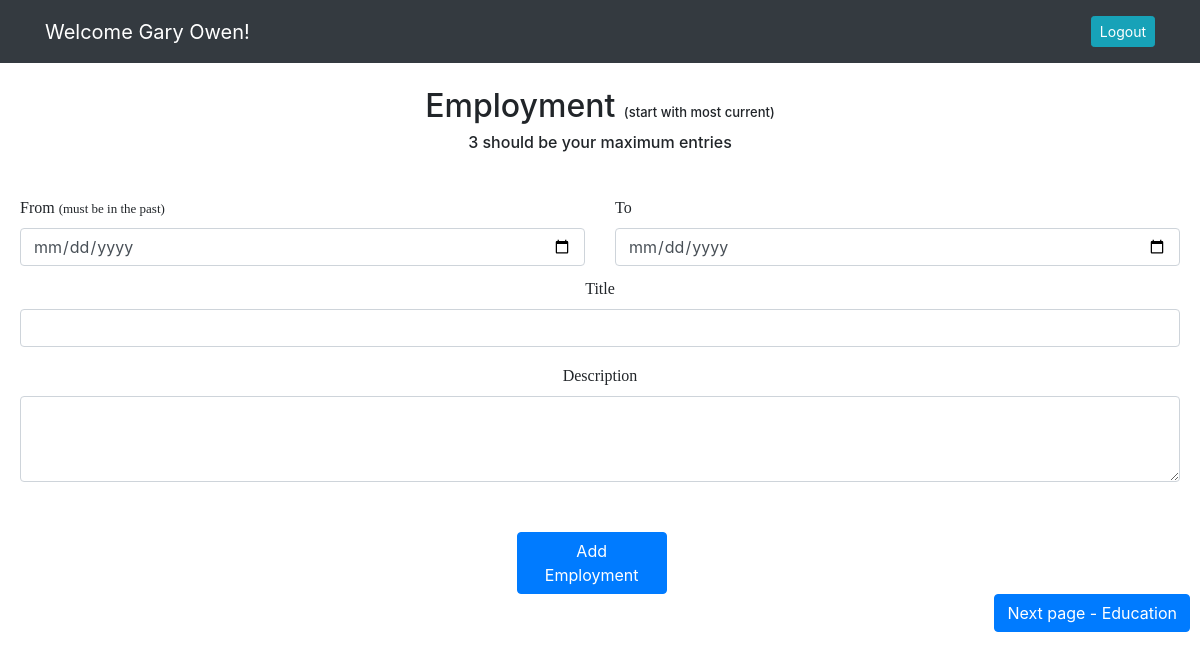
/employmentpage (signed in), run on an earlier commit of the app's database.
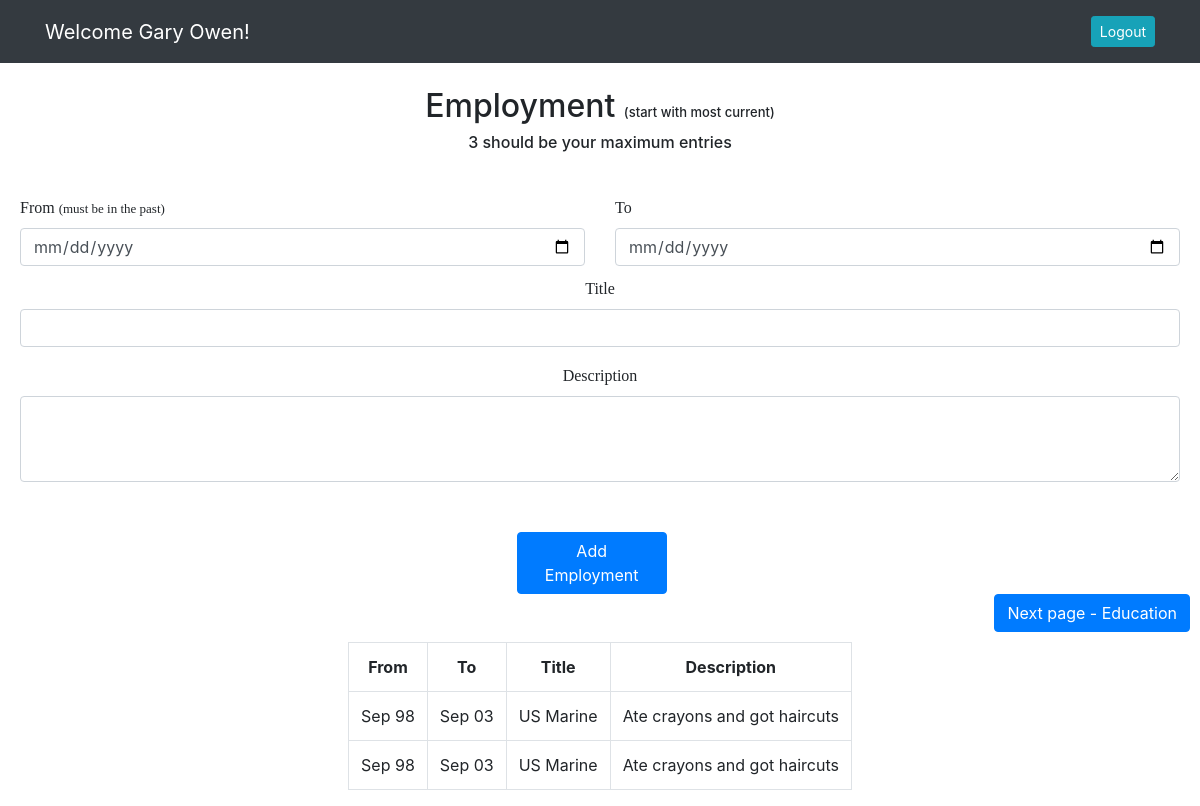
And on a later commit of the database.
### resume_app/models.py (models this page shows)
class Employment(models.Model):
    date_from = models.DateField(validators=[MaxValueValidator(limit_value=date.today, message="Date must be in the past")])
    date_to = models.DateField(blank=True)
    title = models.CharField(max_length=100)
    desc = models.TextField()
    user = models.ForeignKey(User, related_name="employments", on_delete=models.CASCADE)
    created_at = DateTimeField(auto_now_add=True)
    updated_at = DateTimeField(auto_now=True)
    objects = EmploymentManager()

### resume_app/views.py (the view)
# urls.py: path('employmentpage', views.employmentpage),
def employmentpage(request):
    if 'id' not in request.session:
        return redirect('/')
    else:
        user_id = request.session['id']
        context = {
            'user': User.objects.get(id = user_id)
        }
    return render(request, 'employment.html', context)

### resume_app/templates/employment.html (shortened to what this page needs)
<!DOCTYPE html>
<html lang="en">
<head>
    <link rel="stylesheet" href="https://stackpath.bootstrapcdn.com/bootstrap/4.5.2/css/bootstrap.min.css"
>
    {% load static %}
    <link rel="stylesheet" href="{% static 'css/expemp.css' %}">
</head>
<body>
    <nav class="navbar navbar-expand-lg navbar-dark bg-dark">
        <div class="container">
            <a class="navbar-brand" href="#">Welcome {{user.first_name}} {{user.last_name}}!</a>
            <div class="collapse navbar-collapse" id="navbarText">
                <span class="navbar-text">
                    <a href="/logout" role="button" class="btn btn-sm btn-info ml-2 text-white">Logout</a>
                </span>
            </div>
        </div>
    </nav>
    <br>
    <h2>Employment <span class="emp_notes">(start with most current)</span></h2>
    <h6>3 should be your maximum entries</h6>
    <br>
    <div id="emp_form">
        <form action="/employment" method="POST" id="employment">
        <div class="emp_form">
            <div class="row">
                <div class="col">
                    <label for="date_from" class="form-label">From <span class="emp_notes">(must be in the past)</span></label>
                    <input type="date" class="form-control" id="emp_from" name="date_from">
                </div>
                <div class="col">
                    <label for="date_to" class="form-label">To</label>
                    <input type="date" class="form-control" id="emp_to" name="date_to">
                </div>
            </div>
            <div class="mb-3" id="title_div">
                <label for="title" class="form-label">Title</label>
                <input type="text" class="form-control" id="emp_title" name="title">
            </div>
            <div class="mb-3">
                <label for="desc" class="desc-form-label">Description</label>
                <textarea class="form-control" id="emp_desc" rows="3" name="desc"></textarea>
            </div>
        </div>
        <div class="d-grid gap-2 col-2 mx-auto" id="btm_btn">
            <button class="btn btn-primary" id="submit" type="submit">Add Employment</button>
        </div>
        <div class="d-grid gap-2 d-md-flex justify-content-md-end">
            <button class="btn btn-primary" ><a href="/educationpage" id="next_page">Next page - Education</a></button>
        </div>
        </form>
    </div>
    {% if user.employments.all %}
    <div id="emp_table">
        <table style="width: fit-content;" class="table table-bordered">
            <tr>
                <th>From</th>
                <th>To</th>
                <th>Title</th>
                <th>Description</th>
            </tr>
            {% for employment in user.employments.all %}
            <tr>
                <td>{{ employment.date_from|date:"M y" }}</td>
                <td>{{ employment.date_to|date:"M y" }}</td>
                <td>{{ employment.title }}</td>
                <td>{{ employment.desc }}</td>
            </tr>
            {% endfor %}
        </table>
    </div>
    {% endif %}
</body>

What changed in the data, as far as the page shows it:
added Employment: date_from "Sep 98", date_to "Sep 03", title "US Marine", desc "Ate crayons and got haircuts"
added Employment: date_from "Sep 98", date_to "Sep 03", title "US Marine", desc "Ate crayons and got haircuts"
Also different on the page:
text now shown: "From To Title Description"
